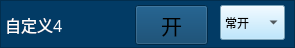
   <widget class="QFrame" name="frame_37">
    <property name="geometry">
     <rect>
      <x>315</x>
      <y>404</y>
      <width>295</width>
      <height>48</height>
     </rect>
    </property>
    <property name="styleSheet">
     <string notr="true">background-color: rgb(2, 59, 101);</string>
    </property>
    <property name="frameShape">
     <enum>QFrame::StyledPanel</enum>
    </property>
    <property name="frameShadow">
     <enum>QFrame::Raised</enum>
    </property>
    <widget class="QComboBox" name="comboBox_selfdefine4">
     <property name="geometry">
      <rect>
       <x>220</x>
       <y>5</y>
       <width>65</width>
       <height>35</height>
      </rect>
     </property>
     <property name="styleSheet">
      <string notr="true">background-color: rgb(170, 225, 255);</string>
     </property>
     <item>
      <property name="text">
       <string>常开</string>
      </property>
     </item>
     <item>
      <property name="text">
       <string>常闭</string>
      </property>
     </item>
    </widget>
    <widget class="QToolButton" name="toolButton_selfdefine4">
     <property name="geometry">
      <rect>
       <x>135</x>
       <y>5</y>
       <width>73</width>
       <height>40</height>
      </rect>
     </property>
     <property name="font">
      <font>
       <family>微软雅黑</family>
       <pointsize>16</pointsize>
      </font>
     </property>
     <property name="text">
      <string>开</string>
     </property>
     <property name="icon">
      <iconset>
       <normaloff>yb_off.png</normaloff>yb_off.png</iconset>
     </property>
     <property name="iconSize">
      <size>
       <width>66</width>
       <height>48</height>
      </size>
     </property>
    </widget>
    <widget class="QLabel" name="label_41">
     <property name="geometry">
      <rect>
       <x>5</x>
       <y>10</y>
       <width>81</width>
       <height>30</height>
      </rect>
     </property>
     <property name="font">
      <font>
       <family>微软雅黑</family>
       <pointsize>12</pointsize>
      </font>
     </property>
     <property name="styleSheet">
      <string notr="true">color: rgb(255, 255, 255);</string>
     </property>
     <property name="text">
      <string>自定义4</string>
     </property>
    </widget>
   </widget>
